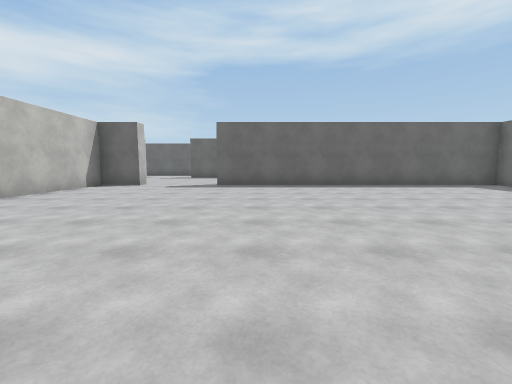
View 1 (above)

24 first-person views from a walk through a scene from a Unity 3-D project. The camera is 1.3 m above the floor, tilts 6° down and sees 90° across. The floor is counted in squares, 2 m on a side. Each view is taken from the middle of a square. On the plan, view 1 faces up. The plan holds only what a view shows up to about 9 squares ahead; the rest is blank. The place goes on beyond the plan. The player character is not drawn. Surface patterns are stand-ins for the level's own textures.

View 2
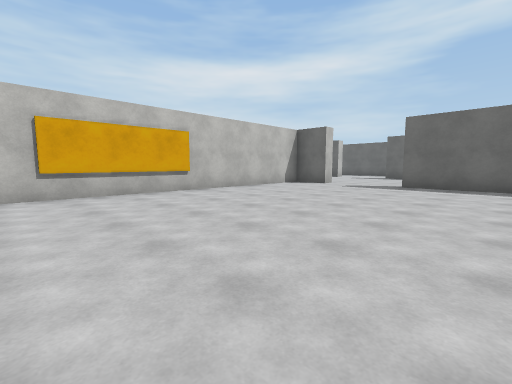

View 3
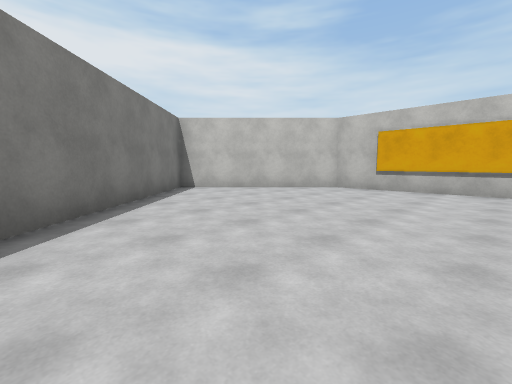

View 4
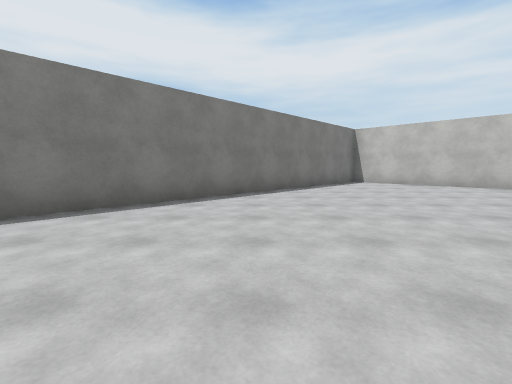

View 5
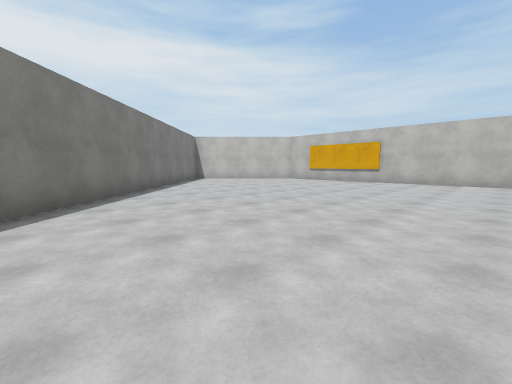

View 6
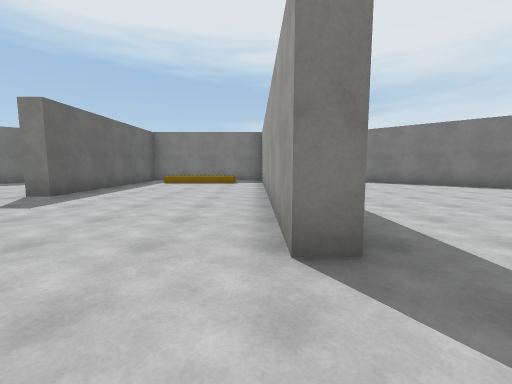

View 7
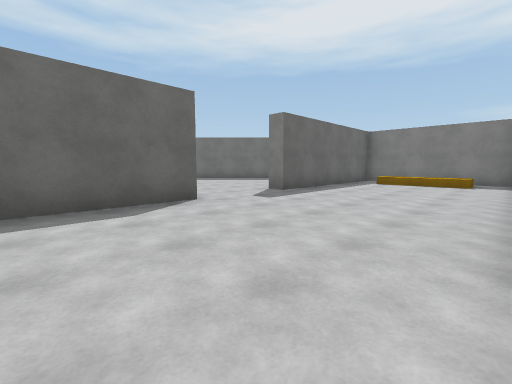

View 8
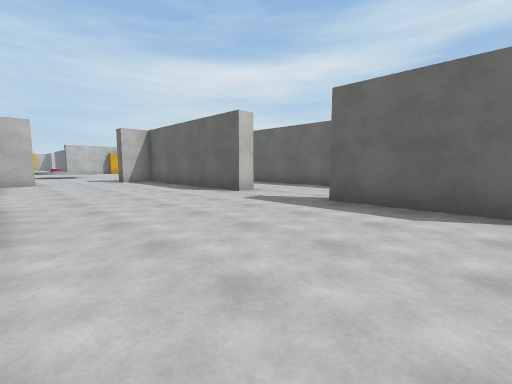

View 9
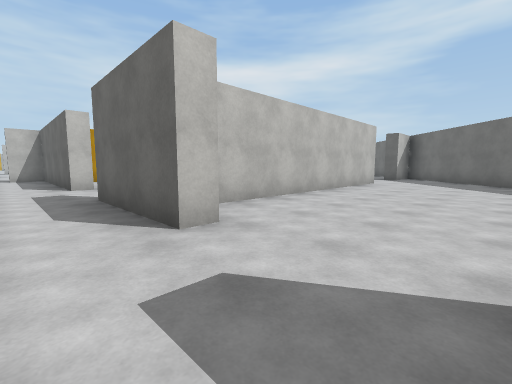

View 10
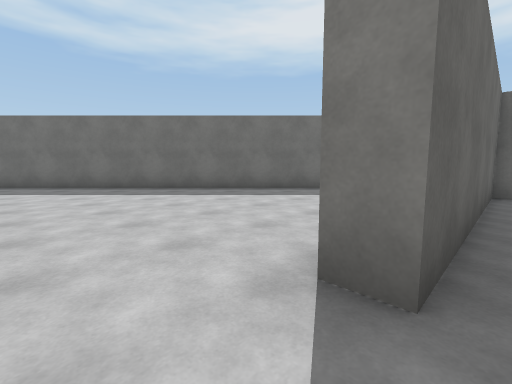

View 11
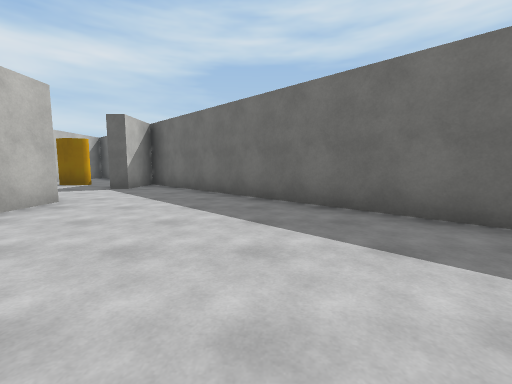

View 12
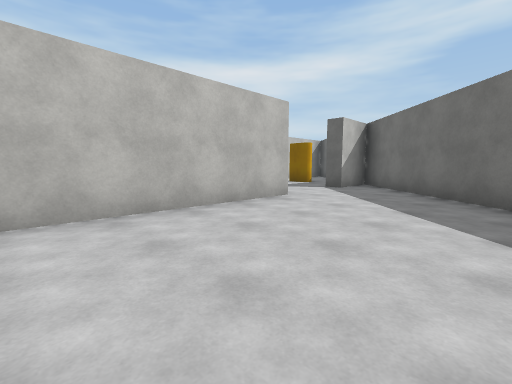

View 13
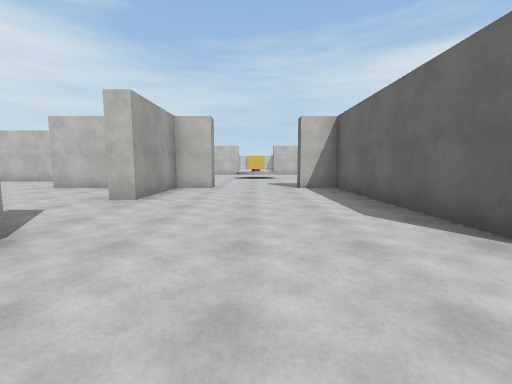

View 14
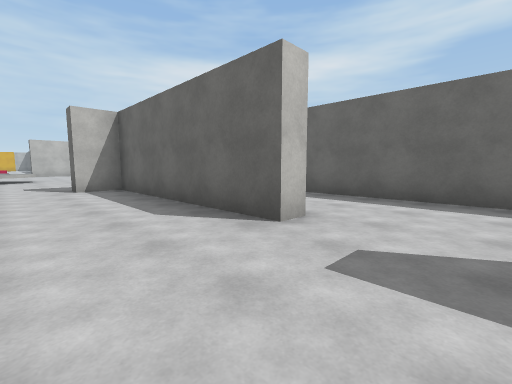

View 15
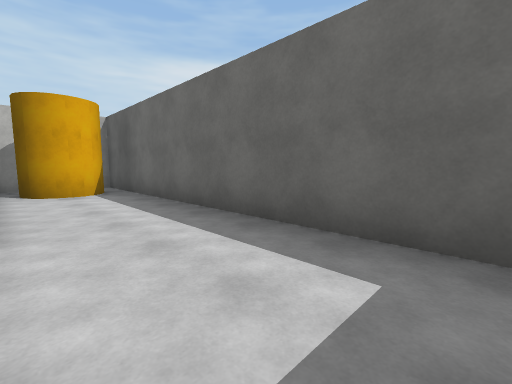

View 16
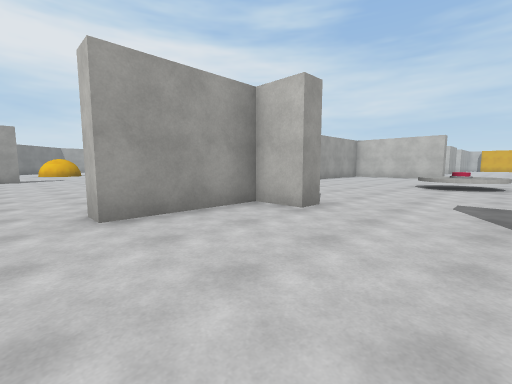

View 17
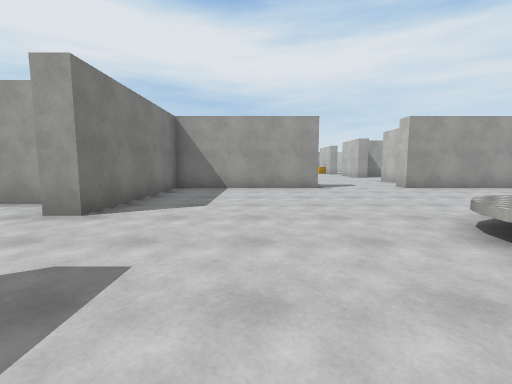

View 18
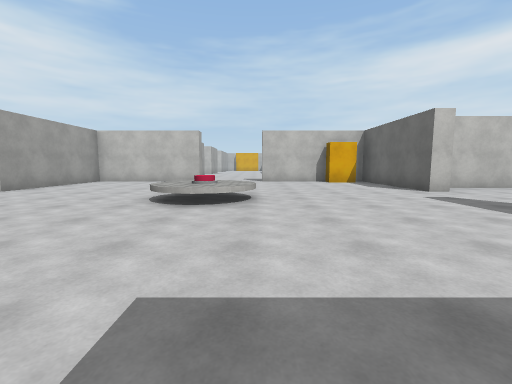

View 19
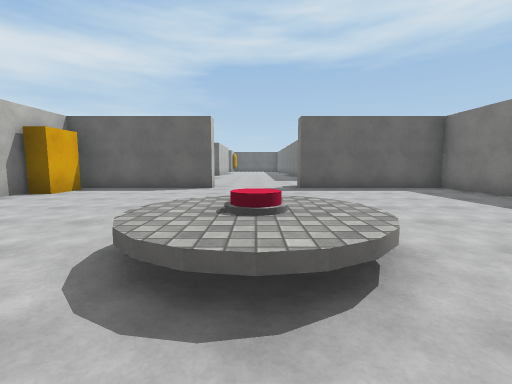

View 20
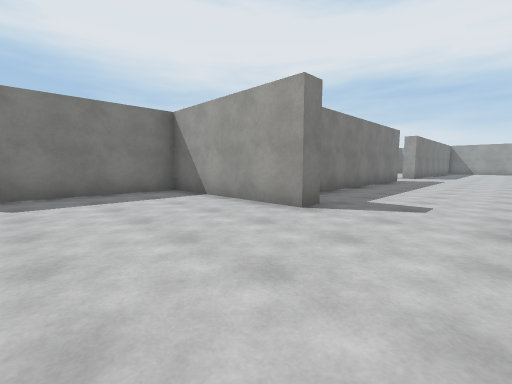

View 21
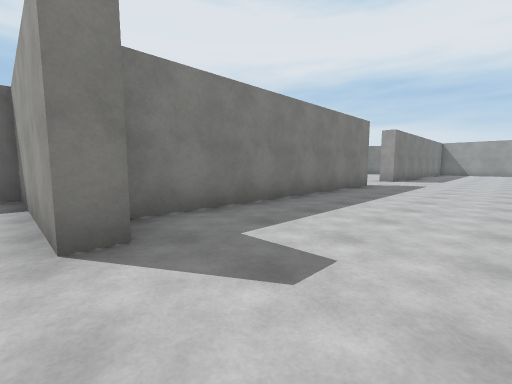

View 22
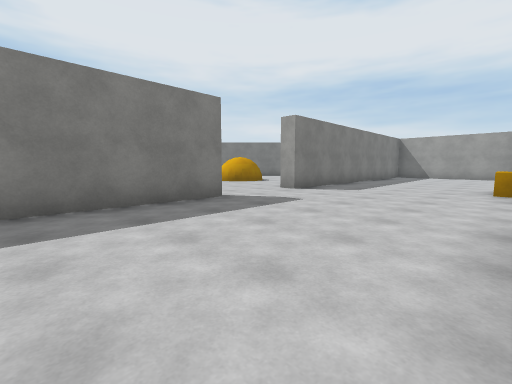

View 23
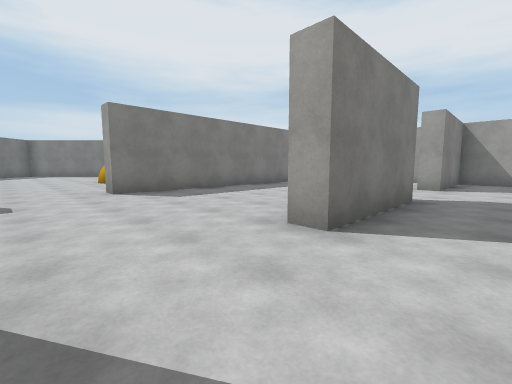

View 24
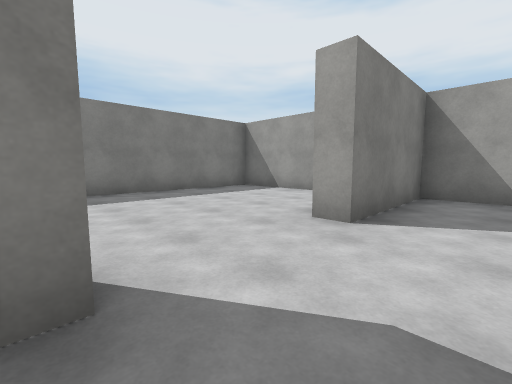

### Floor plan
Points are (right, up) in squares from view 1. A wall is a line through its corners. A room is listed if a view was taken in it or the views show most of it. See-through windows are left out.
Room 1 (views 1, 2, 3, 4, 5)
walls: (-3.7, 8.3) (-5, 8.3) (-5, -0.7) (-1.8, -3.9) (6.1, 3.9); (6.5, 8.3) (-1.3, 8.3)
ways out: opening at (-2.5, 8) to room 2
Room 2 (views 6, 7, 8, 9, 10, 11, 12, 13, 14, 16, 17, 18, 19, 20, 21, 22, 23, 24)
walls: (-11.8, 14.1) (-11.8, 16.3) (-15.8, 16.3) (-15.8, 16.8); (-15.8, 5.1) (-15.8, 5.7) (-11.8, 5.7) (-11.8, 9.8) (-11.2, 9.8) (-11.2, 8.8) (-8.8, 8.8) (-8.8, 8.2); (-5.8, 13.3) (-11.2, 13.3) (-11.2, 12.3) (-11.8, 12.3); (-3.7, 8.8) (-3.7, 8.3); (-18.3, 16.9) (-18.3, 16.3) (-21.5, 16.3); (-21.2, 5.7) (-18.3, 5.7) (-18.3, 5.2); (-1.3, 8.3) (-1.3, 8.8) (6, 8.8); (-19.2, 19.2) (-19.2, 17.5); (-0.3, 13.9) (-0.3, 13.3) (-3.4, 13.3); (-14.8, -2.4) (-14.8, 5); (-1.5, 21.6) (-1.5, 14.5); (6.5, 13.3) (2.3, 13.3) (2.3, 13.8); (-19.8, -8.4) (-19.8, -5.3) (-19.2, -5.3); (6.5, 17.6) (-1.5, 25.6) (-1.5, 24) (-2, 24); (-17.4, -13.8) (-14.8, -13.8) (-14.8, -4.8) (-14.2, -4.8); (-21.1, -13.8) (-19.8, -13.8) (-19.8, -10.8) (-19.2, -10.8)
low walls: (-16, 11) (-16.1, 10.7); (-16.1, 11.4) (-16, 10.8) (-16.2, 10.3)
ways out: opening at (-2.5, 8) to room 1; opening at (-4.5, 13) to room 3; opening at (-15, -3.5); opening at (-7.5, 8); opening at (-2, 22.5)
objects: block (-19, -7); other object (-17, 11)
Room 3 (view 15)
walls: (-5.8, 13.9) (-5.8, 13.3); (-2.9, 16.3) (-11.2, 16.3)
ways out: opening at (-4.5, 13) to room 2

Positions as (right, up) in squares from view 1, and headings:
1: (0, 0), facing up
2: (1, 0), facing up-left
3: (2, 3), facing down-left
4: (2, 6), facing down
5: (5, 7), facing down-left
6: (-3, 9), facing right
7: (-3, 9), facing up-right
8: (-1, 9), facing up-left
9: (2, 12), facing up-left
10: (1, 13), facing up-right
11: (2, 17), facing up
12: (2, 17), facing up-left
13: (-4, 11), facing left
14: (-4, 11), facing up-left
15: (-3, 14), facing up-left
16: (-8, 12), facing down-left
17: (-14, 13), facing down
18: (-12, 12), facing left
19: (-17, 9), facing up
20: (-18, 9), facing down-right
21: (-18, 6), facing down-right
22: (-19, 1), facing down-right
23: (-21, -3), facing down-right
24: (-21, -8), facing down-right
